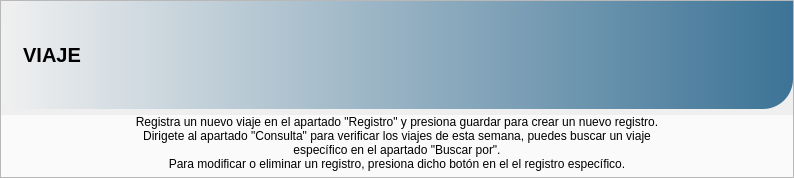
                   <widget class="QFrame" name="frame_55">
                    <property name="minimumSize">
                     <size>
                      <width>0</width>
                      <height>0</height>
                     </size>
                    </property>
                    <property name="maximumSize">
                     <size>
                      <width>16777215</width>
                      <height>243</height>
                     </size>
                    </property>
                    <property name="frameShape">
                     <enum>QFrame::StyledPanel</enum>
                    </property>
                    <property name="frameShadow">
                     <enum>QFrame::Raised</enum>
                    </property>
                    <layout class="QVBoxLayout" name="verticalLayout_47">
                     <property name="spacing">
                      <number>6</number>
                     </property>
                     <property name="leftMargin">
                      <number>0</number>
                     </property>
                     <property name="topMargin">
                      <number>0</number>
                     </property>
                     <property name="rightMargin">
                      <number>0</number>
                     </property>
                     <property name="bottomMargin">
                      <number>0</number>
                     </property>
                     <item>
                      <widget class="QGroupBox" name="groupBox_35">
                       <property name="maximumSize">
                        <size>
                         <width>16777215</width>
                         <height>156</height>
                        </size>
                       </property>
                       <property name="font">
                        <font>
                         <family>Arial</family>
                         <pointsize>12</pointsize>
                         <weight>75</weight>
                         <bold>true</bold>
                        </font>
                       </property>
                       <property name="styleSheet">
                        <string notr="true">background-color: qlineargradient(spread:pad, x1:0, y1:0, x2:1, y2:0, stop:0 rgba(240, 240, 240, 255), stop:1 rgba(60, 115, 150, 255));
border-top-left-radius:30px;
 border-bottom-right-radius:30px;
</string>
                       </property>
                       <property name="title">
                        <string/>
                       </property>
                       <layout class="QHBoxLayout" name="horizontalLayout_30">
                        <item>
                         <widget class="QLabel" name="label_89">
                          <property name="maximumSize">
                           <size>
                            <width>111</width>
                            <height>131</height>
                           </size>
                          </property>
                          <property name="styleSheet">
                           <string notr="true">background-color: rgba(0, 0, 0, 0);</string>
                          </property>
                          <property name="text">
                           <string/>
                          </property>
                          <property name="pixmap">
                           <pixmap>images/4277494.png</pixmap>
                          </property>
                         </widget>
                        </item>
                        <item>
                         <widget class="QLabel" name="label_90">
                          <property name="maximumSize">
                           <size>
                            <width>81</width>
                            <height>31</height>
                           </size>
                          </property>
                          <property name="font">
                           <font>
                            <pointsize>15</pointsize>
                            <weight>75</weight>
                            <bold>true</bold>
                           </font>
                          </property>
                          <property name="autoFillBackground">
                           <bool>false</bool>
                          </property>
                          <property name="styleSheet">
                           <string notr="true">background-color: rgba(0, 0, 0, 0);
color: rgb(0, 0, 0);</string>
                          </property>
                          <property name="text">
                           <string>VIAJE</string>
                          </property>
                          <property name="alignment">
                           <set>Qt::AlignCenter</set>
                          </property>
                         </widget>
                        </item>
                        <item>
                         <spacer name="horizontalSpacer_38">
                          <property name="orientation">
                           <enum>Qt::Horizontal</enum>
                          </property>
                          <property name="sizeHint" stdset="0">
                           <size>
                            <width>607</width>
                            <height>20</height>
                           </size>
                          </property>
                         </spacer>
                        </item>
                        <item>
                         <widget class="QLabel" name="label_91">
                          <property name="sizePolicy">
                           <sizepolicy hsizetype="Expanding" vsizetype="Expanding">
                            <horstretch>0</horstretch>
                            <verstretch>0</verstretch>
                           </sizepolicy>
                          </property>
                          <property name="minimumSize">
                           <size>
                            <width>90</width>
                            <height>90</height>
                           </size>
                          </property>
                          <property name="maximumSize">
                           <size>
                            <width>90</width>
                            <height>90</height>
                           </size>
                          </property>
                          <property name="styleSheet">
                           <string notr="true">background-color: rgba(0, 0, 0,0);</string>
                          </property>
                          <property name="text">
                           <string/>
                          </property>
                          <property name="pixmap">
                           <pixmap>images/1672225.png</pixmap>
                          </property>
                          <property name="scaledContents">
                           <bool>true</bool>
                          </property>
                          <property name="alignment">
                           <set>Qt::AlignCenter</set>
                          </property>
                         </widget>
                        </item>
                       </layout>
                      </widget>
                     </item>
                     <item>
                      <widget class="QGroupBox" name="groupBox_36">
                       <property name="minimumSize">
                        <size>
                         <width>0</width>
                         <height>0</height>
                        </size>
                       </property>
                       <property name="maximumSize">
                        <size>
                         <width>16777215</width>
                         <height>85</height>
                        </size>
                       </property>
                       <property name="font">
                        <font>
                         <pointsize>10</pointsize>
                        </font>
                       </property>
                       <property name="styleSheet">
                        <string notr="true">background-color: rgb(250, 250, 250);
border:none;</string>
                       </property>
                       <property name="title">
                        <string/>
                       </property>
                       <layout class="QHBoxLayout" name="horizontalLayout_31" stretch="0">
                        <property name="spacing">
                         <number>0</number>
                        </property>
                        <property name="leftMargin">
                         <number>0</number>
                        </property>
                        <property name="topMargin">
                         <number>0</number>
                        </property>
                        <property name="rightMargin">
                         <number>0</number>
                        </property>
                        <property name="bottomMargin">
                         <number>6</number>
                        </property>
                        <item>
                         <widget class="QLabel" name="label_92">
                          <property name="minimumSize">
                           <size>
                            <width>0</width>
                            <height>0</height>
                           </size>
                          </property>
                          <property name="maximumSize">
                           <size>
                            <width>900</width>
                            <height>160</height>
                           </size>
                          </property>
                          <property name="text">
                           <string>&lt;html&gt;&lt;head/&gt;&lt;body&gt;&lt;p align=&quot;center&quot;&gt;Registra un nuevo viaje en el apartado &amp;quot;Registro&amp;quot; y presiona guardar para crear un nuevo registro.&lt;br/&gt;Dirigete al apartado &amp;quot;Consulta&amp;quot; para verificar los viajes de esta semana, puedes buscar un viaje&lt;br/&gt;específico en el apartado &amp;quot;Buscar por&amp;quot;.&lt;br/&gt;Para modificar o eliminar un registro, presiona dicho botón en el el registro específico.&lt;/p&gt;&lt;/body&gt;&lt;/html&gt;</string>
                          </property>
                         </widget>
                        </item>
                       </layout>
                      </widget>
                     </item>
                    </layout>
                   </widget>
